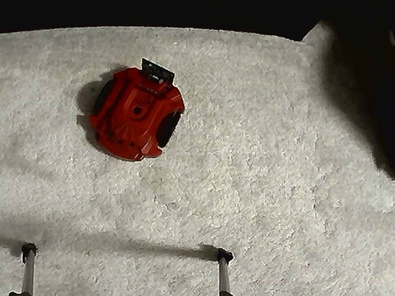
#> input picture learningCV/img.jpg, 395 x 296 px, shrunk from 640 x 480 before the run
$ python img.py
#> lines starting #> are read from the running program, lines starting #| are printed output that depends on the picture
import sys
sys.path.insert(0, 'C:\Python27\myro')
from myro import *
import cv2
import numpy as np
import urllib


#Downloads picture from Kaicong webui
#urllib.urlretrieve("http://192.168.0.100:81/snapshot.cgi?loginuse=admin&loginpas=123456","img.jpg")
#global origPic
origPic = cv2.imread("img.jpg")
#> origPic is the input picture: shape (296, 395, 3); mean B, G, R 122, 132, 138.3
height, width, channels = origPic.shape
#> height = 296; width = 395; channels = 3
chassisPic = origPic

# Set global parameters
RED = 0
GREEN = 1
BLUE = 2

# Load the image
img_color = cv2.imread("img.jpg", flags=cv2.IMREAD_COLOR)

# Filter the image by desired color
img_color_filtered = np.asarray([y[GREEN] for x in img_color for y in x]).reshape((img_color.shape[:2]))
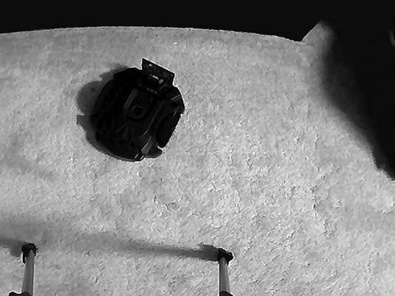
#> img_color_filtered: shape (296, 395); min 0, max 255, mean 132

cv2.imshow("orig", img_color_filtered)
cv2.waitKey(0)
cv2.destroyAllWindows()


red = origPic[:, :, 2]
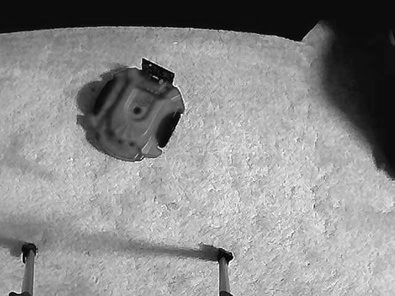
#> red: shape (296, 395); min 0, max 255, mean 138.3
cv2.imshow("img", red)
cv2.imshow("orig", origPic)
cv2.waitKey(0)
cv2.destroyAllWindows()
